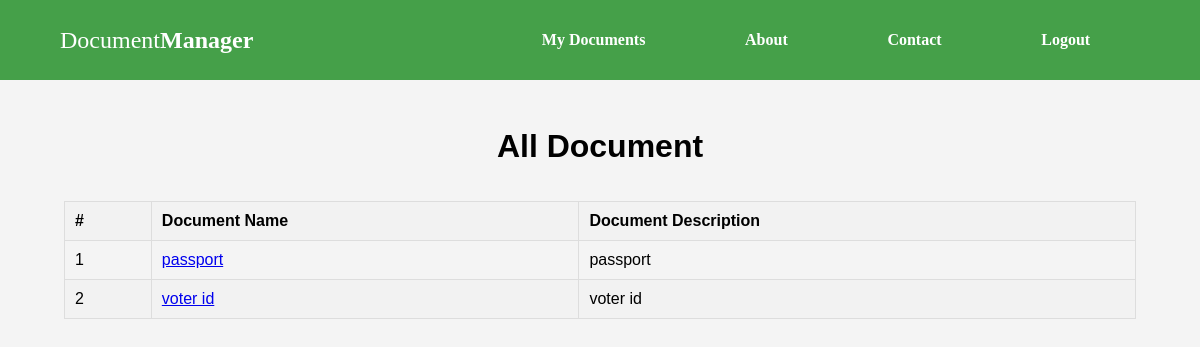
Before: /documents-lists/ (signed in) with the older database file.
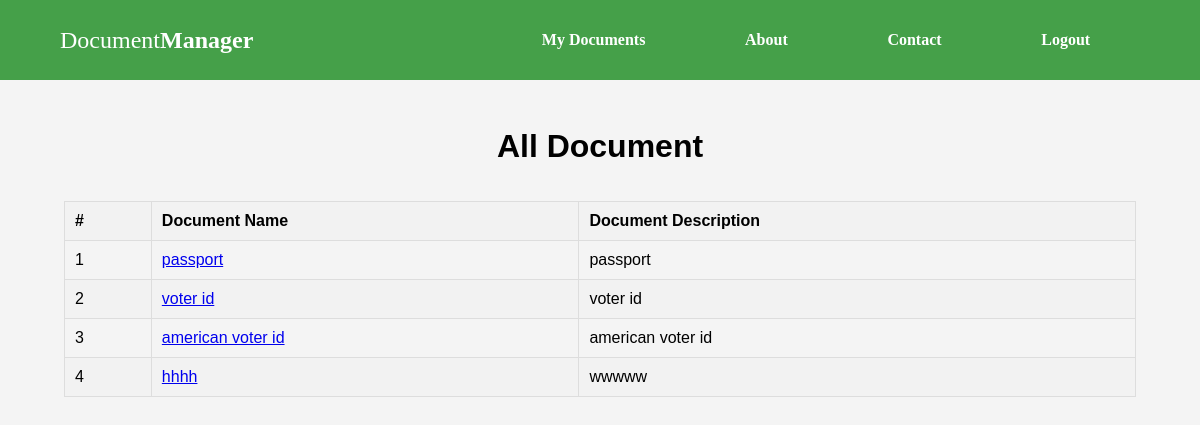
After: the same page with the newer database file.
### documents/models.py (models this page shows, shortened)
class DocumentFile(models.Model):
    document = models.ForeignKey(Document, on_delete=models.CASCADE)
    user = models.ForeignKey(User, on_delete=models.CASCADE)
    file = models.FileField(upload_to=user_directory_path)

class Document(models.Model):
    document_name = models.CharField(max_length=100)
    about_description = models.TextField()
    is_default = models.BooleanField(default=False)

### documents/views.py (the view)
# urls.py: path('documents-lists/',ListDocument,name="upload lists"),
@login_required(login_url='/')
def ListDocument(request):
    all_document = DocumentFile.objects.filter(user=request.user)
    return render(request, 'documents/documentlist.html',{"all_document":all_document})

### templates/documents/documentlist.html (shortened to what this page needs)
<!DOCTYPE html>
{%load static %}
<html lang="en">
<head>
    <link rel="stylesheet" href="{% static '/styles.css' %}">
</head>
<body>
    {% include '../partials/header.html' %}
    <h2 style="margin-top: 8rem; font-size: 2rem;">All Document</h2>
    <div style="padding: 1rem 4rem;">
        <table>
            <thead>
                <tr>
                    <th>#</th>
                    <th>Document Name</th>
                    <th>Document Description</th>
                </tr>
            </thead>
            <tbody>
                {% for document in all_document %}
                <tr>
                    <td>
                        {{document.document.id}}
                    </td>
                    <td>
                        <a href="/{{document.file}}">{{ document.document.document_name }}</a>
                    </td>
                    <td>
                        {{ document.document.about_description }}
                    </td>
                </tr>
                {% endfor %}
            </tbody>
        </table>
    </div>
</body>
</html>

### templates/partials/header.html (shortened to what this page needs)
<header>
    <nav>
        <div class="logo">Document <strong> Manager</strong></div>
        <ul class="links">
          <li><a href="/documents-lists">My Documents</a></li>
          <li><a href="#about">About</a></li>
          <li><a href="#contact">Contact</a></li>
          <li><a href="/logout">Logout</a></li>
        </ul>
      </nav>
</header>

### static/styles.css (style rules this page uses)
* { box-sizing: border-box; }
body { font-family: Arial, sans-serif; background-color: #f4f4f4; margin: 0; padding: 0; }
h2 { text-align: center; margin-bottom: 20px; }
body { padding: 0; margin: 0; }
nav { position: fixed; z-index: 10; left: 0; right: 0; top: 0; font-family: "Montserrat", "sans-serif"; height: 80px; background-color: #45a049; padding: 0 5%; }
nav .logo { float: left; width: 40%; height: 100%; display: flex; align-items: center; font-size: 24px; color: #fff; }
nav .links { float: right; padding: 0; margin: 0; width: 60%; height: 100%; display: flex; justify-content: space-around; align-items: center; }
nav .links li { list-style: none; }
nav .links a { display: block; padding: 1em; font-size: 16px; font-weight: bold; color: #fff; text-decoration: none; position: relative; }
nav .links a::before { content: ""; position: absolute; bottom: 0; left: 0; width: 100%; height: 2px; background-color: white; visibility: hidden; transform: scaleX(0); transition: all 0.3s ease-in-out 0s; }

### templates/documents/documentlist.html (style rules this page uses)
table { width: 100%; border-collapse: collapse; border: 1px solid #dddddd; font-family: Arial, sans-serif; }
th, td { border: 1px solid #dddddd; text-align: left; padding: 10px; }
th { background-color: #f2f2f2; }
tr:nth-child(even) { background-color: #f2f2f2; }

Changed rows visible on the page:
added DocumentFile: document.id "3", document.document_name "american voter id", document.about_description "american voter id"
added DocumentFile: document.id "4", document.document_name "hhhh", document.about_description "wwwww"
